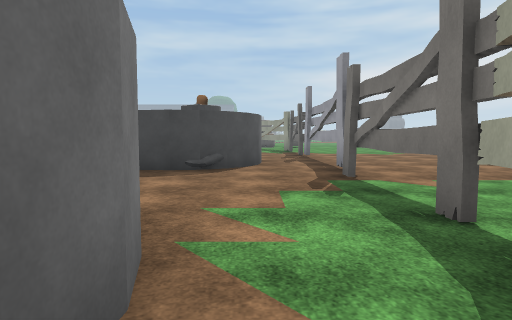
view 1 (above)

21 first-person views from a walk through a Unity game level. The camera is 1.3 m above the floor, tilts 4° down and sees 75° across. The floor is counted in squares, 2 m on a side. Each view is taken from the middle of a square. On the plan, view 1 faces up. The plan holds only what a view shows up to about 10 squares ahead; the rest is blank. The place goes on beyond the plan. The player is left out. Some animated figures are left out. Some surface patterns are stand-ins.

view 2
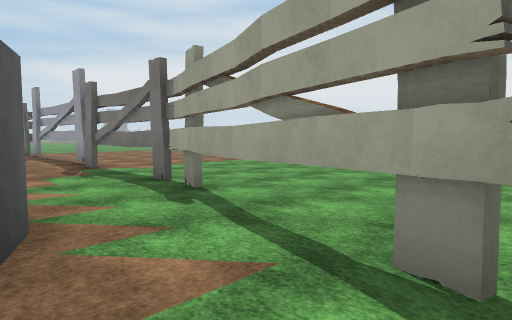

view 3
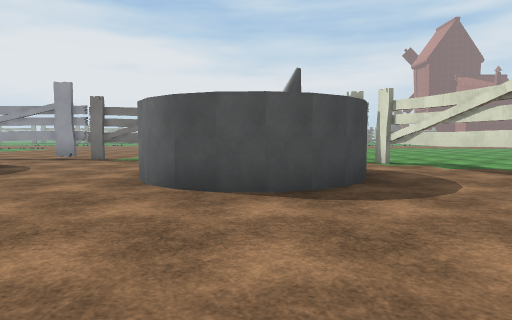

view 4
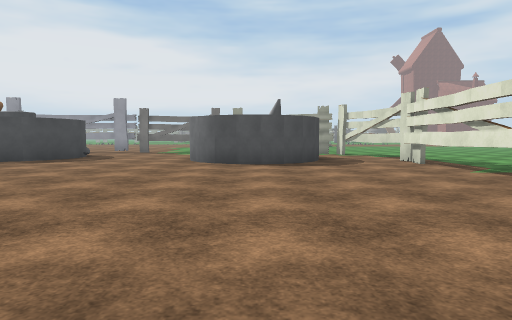

view 5
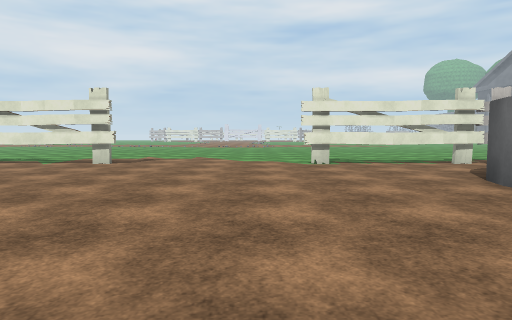

view 6
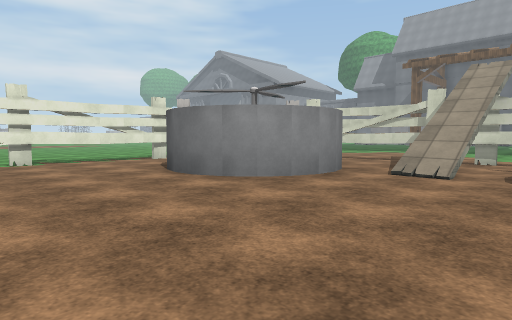

view 7
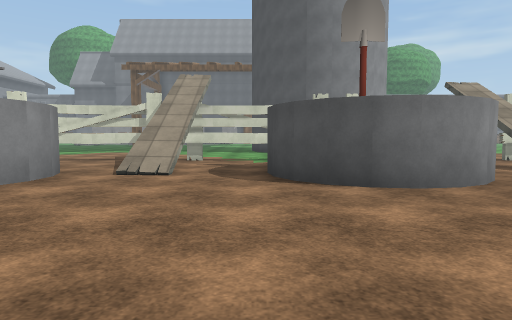

view 8
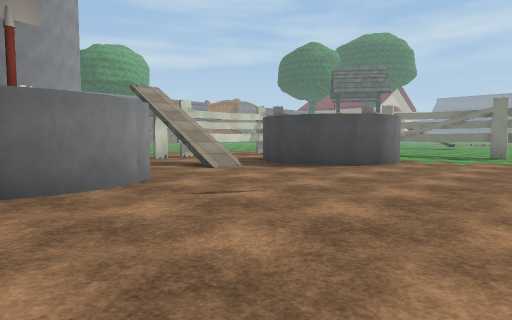

view 9
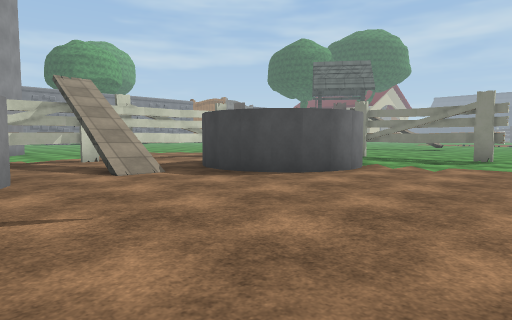

view 10
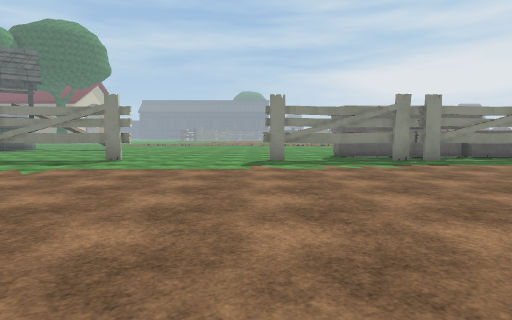

view 11
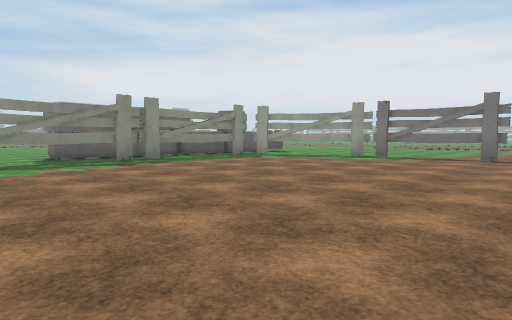

view 12
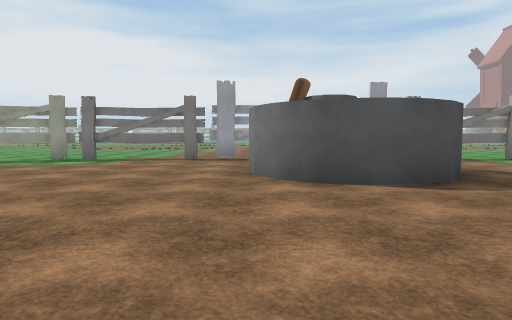

view 13
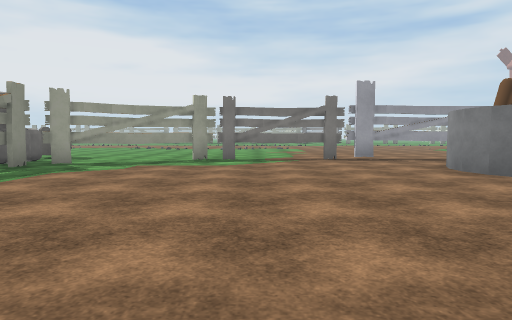

view 14
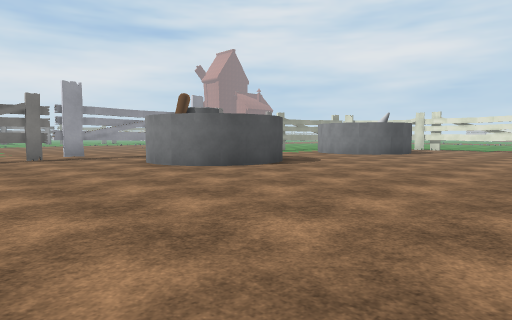

view 15
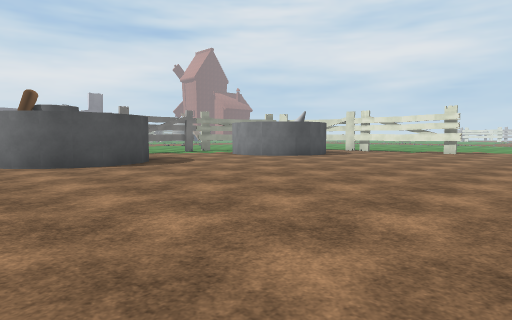

view 16
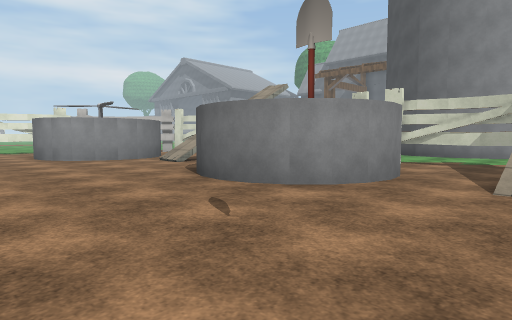

view 17
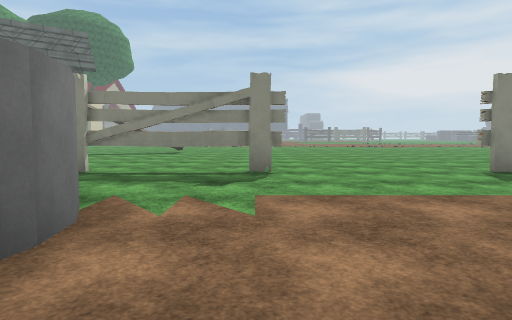

view 18
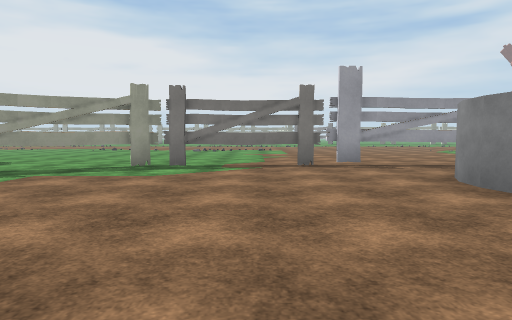

view 19
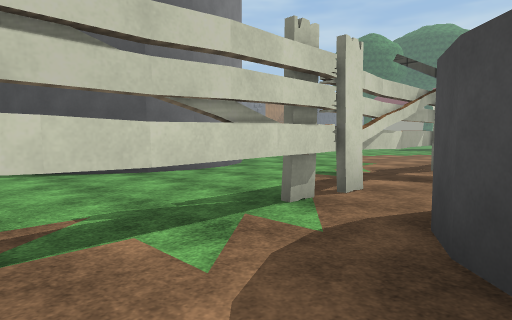

view 20
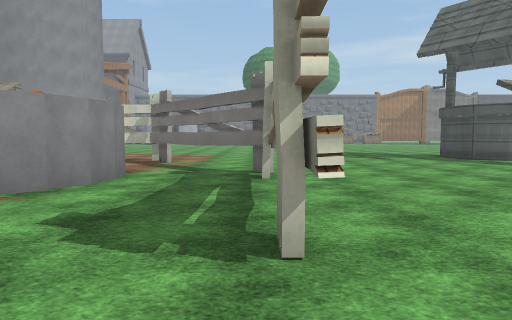

view 21
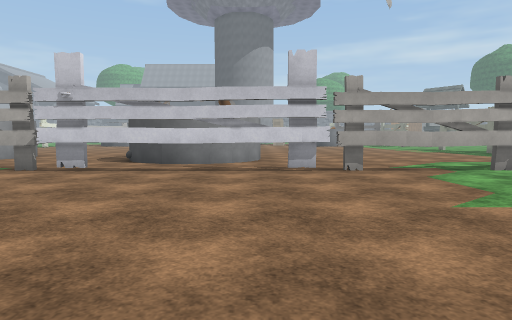

### Floor plan
Key: @ floor where view 1 was taken; # wall or solid block; x gap in a wall; . floor; / step, stairs or slope; = window, fence, low wall or low ledge; T thing the floor can be seen under or through; O other object.
Columns run from 24 left of view 1 to 8 right of it. Each row starts with its distance up from view 1.
 26     #
 25    #..
 24    .....
 23    ...............
 22    ...............
 21      .............OO    OO
 20        ...........OO  OOOOOO.
 19    ....Oxx##....xx####.#T....
 18    ...O.................T....
 17    .#O...................T...
 16    .x..#=#...............x...
 15   ..x  ###...............#O..
 14   ..#..###................O..
 13  ...x.....................O...
 12 ....#. =..................O....
 11 ....#.....................T.....
 10 #...x..O..............##..T......
  9 #...T.O.O............####.T.....
  8  ...TO.O.O...........#OO#.T....
  7  ...T.O.O............#OO..x...
  6  ...T..O..................x...
  5   ..T.....................O...
  4   ..T.//..................O...
  3     #................##...O...
  2    .#..###..........#  #.##...
  1    .x.   #..........#   .#....
  0          #..........#O #@#....
 -1      OO  ................x...
 -2       O ................T#..
 -3        Oxx###....#xTTTTT...
 -4        ....................
 -5        ................ ...
 -6                      ..  ..

Positions as (right, up) in squares from view 1, and headings:
1: (0, 0), facing up
2: (-1, -2), facing up-right
3: (-8, 1), facing right
4: (-12, 1), facing right
5: (-11, 5), facing down
6: (-11, 6), facing down-left
7: (-11, 6), facing left
8: (-11, 7), facing up-left
9: (-11, 9), facing up-left
10: (-9, 10), facing up
11: (-9, 10), facing up-right
12: (-8, 10), facing right
13: (-8, 14), facing right
14: (-9, 14), facing down-right
15: (-11, 11), facing down-right
16: (-12, 12), facing down-left
17: (-13, 13), facing up
18: (-6, 13), facing right
19: (-18, 5), facing up-left
20: (-11, 19), facing left
21: (8, 10), facing left
